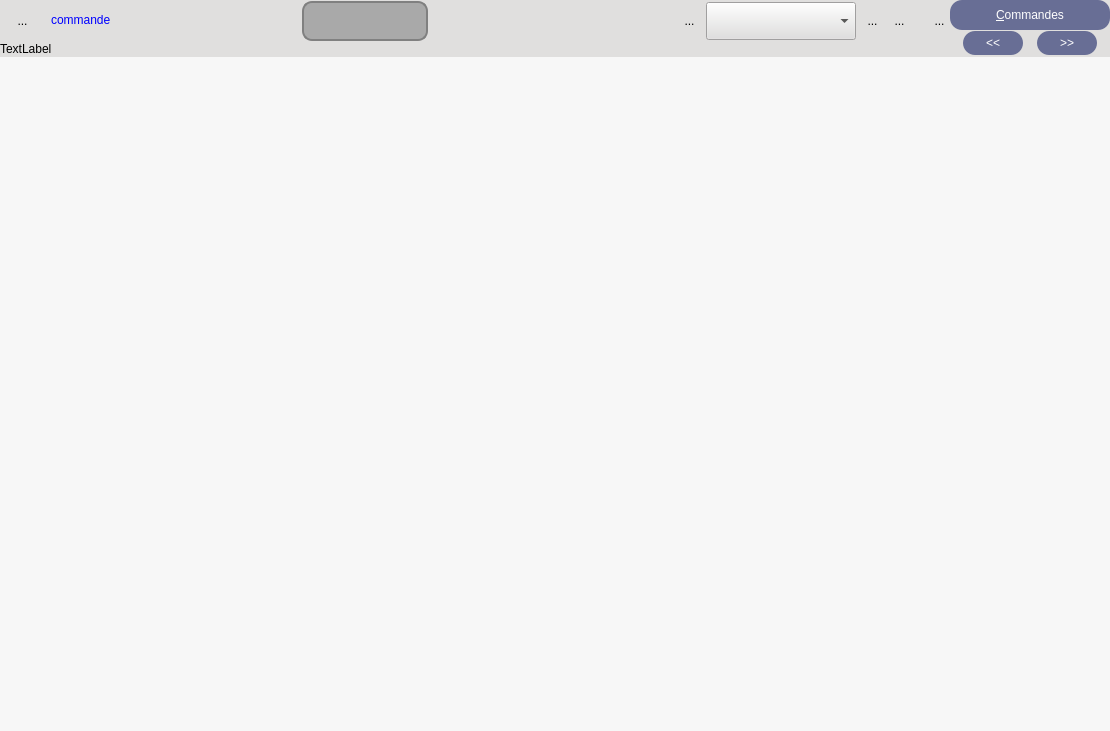
<?xml version="1.0" encoding="UTF-8"?>
<ui version="4.0">
 <class>WidgetCommande</class>
 <widget class="QWidget" name="WidgetCommande">
  <property name="geometry">
   <rect>
    <x>0</x>
    <y>0</y>
    <width>1110</width>
    <height>731</height>
   </rect>
  </property>
  <property name="sizePolicy">
   <sizepolicy hsizetype="Expanding" vsizetype="Expanding">
    <horstretch>0</horstretch>
    <verstretch>0</verstretch>
   </sizepolicy>
  </property>
  <property name="minimumSize">
   <size>
    <width>0</width>
    <height>0</height>
   </size>
  </property>
  <property name="windowTitle">
   <string>DCommandeUnique</string>
  </property>
  <property name="toolTip">
   <string/>
  </property>
  <property name="styleSheet">
   <string notr="true">background-color : rgb(224,223,222);
font : 'times' 9px</string>
  </property>
  <layout class="QVBoxLayout" name="verticalLayout_5">
   <property name="spacing">
    <number>0</number>
   </property>
   <property name="margin">
    <number>0</number>
   </property>
   <item>
    <widget class="QWidget" name="frameAffichage" native="true">
     <property name="sizePolicy">
      <sizepolicy hsizetype="Preferred" vsizetype="Fixed">
       <horstretch>0</horstretch>
       <verstretch>0</verstretch>
      </sizepolicy>
     </property>
     <property name="minimumSize">
      <size>
       <width>0</width>
       <height>8</height>
      </size>
     </property>
     <property name="maximumSize">
      <size>
       <width>16777215</width>
       <height>75</height>
      </size>
     </property>
     <property name="styleSheet">
      <string notr="true">background-color:rgb(224,223,222)</string>
     </property>
     <layout class="QHBoxLayout" name="horizontalLayout_2">
      <property name="spacing">
       <number>0</number>
      </property>
      <property name="margin">
       <number>0</number>
      </property>
      <item>
       <layout class="QVBoxLayout" name="verticalLayout_3">
        <property name="spacing">
         <number>0</number>
        </property>
        <item>
         <layout class="QHBoxLayout" name="horizontalLayout">
          <item>
           <spacer name="horizontalSpacer_5">
            <property name="orientation">
             <enum>Qt::Horizontal</enum>
            </property>
            <property name="sizeType">
             <enum>QSizePolicy::Fixed</enum>
            </property>
            <property name="sizeHint" stdset="0">
             <size>
              <width>13</width>
              <height>20</height>
             </size>
            </property>
           </spacer>
          </item>
          <item>
           <widget class="MonBoutonValide" name="RBValide">
            <property name="minimumSize">
             <size>
              <width>17</width>
              <height>31</height>
             </size>
            </property>
            <property name="maximumSize">
             <size>
              <width>21</width>
              <height>31</height>
             </size>
            </property>
            <property name="focusPolicy">
             <enum>Qt::ClickFocus</enum>
            </property>
            <property name="toolTip">
             <string>Affiche le rapport de validité de la commande</string>
            </property>
            <property name="styleSheet">
             <string notr="true">border : 0px</string>
            </property>
            <property name="text">
             <string>...</string>
            </property>
            <property name="icon">
             <iconset>
              <normaloff>../../../.designer/Editeur/icons/ast-green-ball.png</normaloff>../../../.designer/Editeur/icons/ast-green-ball.png</iconset>
            </property>
            <property name="iconSize">
             <size>
              <width>21</width>
              <height>31</height>
             </size>
            </property>
           </widget>
          </item>
          <item>
           <spacer name="horizontalSpacer_3">
            <property name="orientation">
             <enum>Qt::Horizontal</enum>
            </property>
            <property name="sizeType">
             <enum>QSizePolicy::Fixed</enum>
            </property>
            <property name="sizeHint" stdset="0">
             <size>
              <width>13</width>
              <height>20</height>
             </size>
            </property>
           </spacer>
          </item>
          <item>
           <widget class="MonLabelClic" name="labelNomCommande">
            <property name="sizePolicy">
             <sizepolicy hsizetype="MinimumExpanding" vsizetype="Fixed">
              <horstretch>0</horstretch>
              <verstretch>0</verstretch>
             </sizepolicy>
            </property>
            <property name="minimumSize">
             <size>
              <width>150</width>
              <height>31</height>
             </size>
            </property>
            <property name="frameShape">
             <enum>QFrame::NoFrame</enum>
            </property>
            <property name="frameShadow">
             <enum>QFrame::Raised</enum>
            </property>
            <property name="text">
             <string>&lt;html&gt;&lt;head/&gt;&lt;body&gt;&lt;p&gt;&lt;span style=&quot; color:#0000ff;&quot;&gt;commande &lt;/span&gt;&lt;/p&gt;&lt;/body&gt;&lt;/html&gt;</string>
            </property>
           </widget>
          </item>
          <item>
           <widget class="QLineEdit" name="LENom">
            <property name="sizePolicy">
             <sizepolicy hsizetype="Fixed" vsizetype="Preferred">
              <horstretch>0</horstretch>
              <verstretch>0</verstretch>
             </sizepolicy>
            </property>
            <property name="minimumSize">
             <size>
              <width>0</width>
              <height>40</height>
             </size>
            </property>
            <property name="maximumSize">
             <size>
              <width>16777215</width>
              <height>200</height>
             </size>
            </property>
            <property name="toolTip">
             <string>Nom de l'objet. Seuls, les objets valides peuvent être nommés</string>
            </property>
            <property name="styleSheet">
             <string notr="true"> QLineEdit {
     border: 2px solid gray;
     border-radius: 10px;
     padding: 0 8px;
     background: darkgray;
   /*  selection-background-color: darkgray;*/
 }
QLineEdit:disabled
{
    background: lightgray;
}
/*read-only {
     background: lightblue;*/</string>
            </property>
            <property name="readOnly">
             <bool>false</bool>
            </property>
           </widget>
          </item>
          <item>
           <spacer name="horizontalSpacer_7">
            <property name="orientation">
             <enum>Qt::Horizontal</enum>
            </property>
            <property name="sizeHint" stdset="0">
             <size>
              <width>18</width>
              <height>17</height>
             </size>
            </property>
           </spacer>
          </item>
          <item>
           <widget class="QToolButton" name="RBRun">
            <property name="minimumSize">
             <size>
              <width>21</width>
              <height>31</height>
             </size>
            </property>
            <property name="maximumSize">
             <size>
              <width>21</width>
              <height>31</height>
             </size>
            </property>
            <property name="focusPolicy">
             <enum>Qt::ClickFocus</enum>
            </property>
            <property name="toolTip">
             <string>Lance un script associé à la commande</string>
            </property>
            <property name="styleSheet">
             <string notr="true">border : 0px</string>
            </property>
            <property name="text">
             <string>...</string>
            </property>
            <property name="icon">
             <iconset>
              <normaloff>../../../.designer/Editeur/icons/roue.png</normaloff>../../../.designer/Editeur/icons/roue.png</iconset>
            </property>
            <property name="iconSize">
             <size>
              <width>21</width>
              <height>31</height>
             </size>
            </property>
           </widget>
          </item>
          <item>
           <widget class="QComboBox" name="CBScripts">
            <property name="sizePolicy">
             <sizepolicy hsizetype="Preferred" vsizetype="Fixed">
              <horstretch>0</horstretch>
              <verstretch>0</verstretch>
             </sizepolicy>
            </property>
            <property name="minimumSize">
             <size>
              <width>150</width>
              <height>38</height>
             </size>
            </property>
            <property name="frame">
             <bool>true</bool>
            </property>
           </widget>
          </item>
          <item>
           <widget class="QToolButton" name="RBRegle">
            <property name="minimumSize">
             <size>
              <width>21</width>
              <height>31</height>
             </size>
            </property>
            <property name="maximumSize">
             <size>
              <width>31</width>
              <height>31</height>
             </size>
            </property>
            <property name="focusPolicy">
             <enum>Qt::ClickFocus</enum>
            </property>
            <property name="toolTip">
             <string>affiche les régles de validité</string>
            </property>
            <property name="styleSheet">
             <string notr="true">border : 0px</string>
            </property>
            <property name="text">
             <string>...</string>
            </property>
            <property name="icon">
             <iconset>
              <normaloff>../../../.designer/Editeur/icons/lettreRblanc30.png</normaloff>../../../.designer/Editeur/icons/lettreRblanc30.png</iconset>
            </property>
            <property name="iconSize">
             <size>
              <width>21</width>
              <height>31</height>
             </size>
            </property>
           </widget>
          </item>
          <item>
           <widget class="QToolButton" name="RBInfo">
            <property name="minimumSize">
             <size>
              <width>21</width>
              <height>31</height>
             </size>
            </property>
            <property name="maximumSize">
             <size>
              <width>31</width>
              <height>31</height>
             </size>
            </property>
            <property name="focusPolicy">
             <enum>Qt::ClickFocus</enum>
            </property>
            <property name="toolTip">
             <string>ouvre un navigateur sur l'aide contextuelle</string>
            </property>
            <property name="styleSheet">
             <string notr="true">border : 0px</string>
            </property>
            <property name="text">
             <string>...</string>
            </property>
            <property name="icon">
             <iconset>
              <normaloff>../../../.designer/Editeur/icons/point-interrogation.png</normaloff>../../../.designer/Editeur/icons/point-interrogation.png</iconset>
            </property>
            <property name="iconSize">
             <size>
              <width>21</width>
              <height>31</height>
             </size>
            </property>
           </widget>
          </item>
          <item>
           <spacer name="horizontalSpacer_4">
            <property name="orientation">
             <enum>Qt::Horizontal</enum>
            </property>
            <property name="sizeType">
             <enum>QSizePolicy::Fixed</enum>
            </property>
            <property name="sizeHint" stdset="0">
             <size>
              <width>13</width>
              <height>20</height>
             </size>
            </property>
           </spacer>
          </item>
          <item>
           <widget class="QToolButton" name="RBPoubelle">
            <property name="minimumSize">
             <size>
              <width>21</width>
              <height>31</height>
             </size>
            </property>
            <property name="maximumSize">
             <size>
              <width>21</width>
              <height>31</height>
             </size>
            </property>
            <property name="focusPolicy">
             <enum>Qt::ClickFocus</enum>
            </property>
            <property name="toolTip">
             <string>Détruit la commande</string>
            </property>
            <property name="styleSheet">
             <string notr="true">border : 0px</string>
            </property>
            <property name="text">
             <string>...</string>
            </property>
            <property name="icon">
             <iconset>
              <normaloff>../../../.designer/Editeur/icons/deleteRond.png</normaloff>../../../.designer/Editeur/icons/deleteRond.png</iconset>
            </property>
            <property name="iconSize">
             <size>
              <width>21</width>
              <height>31</height>
             </size>
            </property>
           </widget>
          </item>
         </layout>
        </item>
        <item>
         <widget class="QLabel" name="labelDoc">
          <property name="sizePolicy">
           <sizepolicy hsizetype="Preferred" vsizetype="Fixed">
            <horstretch>0</horstretch>
            <verstretch>0</verstretch>
           </sizepolicy>
          </property>
          <property name="text">
           <string>TextLabel</string>
          </property>
         </widget>
        </item>
       </layout>
      </item>
      <item>
       <layout class="QVBoxLayout" name="verticalLayout_2">
        <property name="spacing">
         <number>1</number>
        </property>
        <property name="sizeConstraint">
         <enum>QLayout::SetFixedSize</enum>
        </property>
        <item>
         <widget class="QPushButton" name="bCatalogue">
          <property name="sizePolicy">
           <sizepolicy hsizetype="Fixed" vsizetype="Fixed">
            <horstretch>0</horstretch>
            <verstretch>0</verstretch>
           </sizepolicy>
          </property>
          <property name="minimumSize">
           <size>
            <width>160</width>
            <height>30</height>
           </size>
          </property>
          <property name="focusPolicy">
           <enum>Qt::ClickFocus</enum>
          </property>
          <property name="toolTip">
           <string>Affiche les commandes possibles</string>
          </property>
          <property name="styleSheet">
           <string notr="true">background-color:rgb(104,110,149);
color :white;
border-radius : 12px
</string>
          </property>
          <property name="text">
           <string>&amp;Commandes</string>
          </property>
          <property name="shortcut">
           <string>Shift+A, Alt+A, Alt+A, Alt+A</string>
          </property>
          <property name="autoDefault">
           <bool>true</bool>
          </property>
          <property name="default">
           <bool>true</bool>
          </property>
         </widget>
        </item>
        <item>
         <layout class="QHBoxLayout" name="horizontalLayout_3">
          <property name="spacing">
           <number>1</number>
          </property>
          <item>
           <widget class="QPushButton" name="bAvant">
            <property name="sizePolicy">
             <sizepolicy hsizetype="Fixed" vsizetype="Fixed">
              <horstretch>0</horstretch>
              <verstretch>0</verstretch>
             </sizepolicy>
            </property>
            <property name="minimumSize">
             <size>
              <width>60</width>
              <height>24</height>
             </size>
            </property>
            <property name="maximumSize">
             <size>
              <width>60</width>
              <height>24</height>
             </size>
            </property>
            <property name="focusPolicy">
             <enum>Qt::ClickFocus</enum>
            </property>
            <property name="toolTip">
             <string>Affiche le formulaire de la commande précédente</string>
            </property>
            <property name="styleSheet">
             <string notr="true">background-color:rgb(104,110,149);
color :white;
border-radius : 12px
</string>
            </property>
            <property name="text">
             <string>&lt;&lt;</string>
            </property>
            <property name="shortcut">
             <string>Shift+A, Alt+A, Alt+A, Alt+A</string>
            </property>
            <property name="autoDefault">
             <bool>true</bool>
            </property>
            <property name="default">
             <bool>true</bool>
            </property>
           </widget>
          </item>
          <item>
           <widget class="QPushButton" name="bApres">
            <property name="sizePolicy">
             <sizepolicy hsizetype="Fixed" vsizetype="Fixed">
              <horstretch>0</horstretch>
              <verstretch>0</verstretch>
             </sizepolicy>
            </property>
            <property name="minimumSize">
             <size>
              <width>60</width>
              <height>24</height>
             </size>
            </property>
            <property name="maximumSize">
             <size>
              <width>60</width>
              <height>24</height>
             </size>
            </property>
            <property name="focusPolicy">
             <enum>Qt::ClickFocus</enum>
            </property>
            <property name="toolTip">
             <string>Affiche le formulaire de la commande suivante</string>
            </property>
            <property name="styleSheet">
             <string notr="true">background-color:rgb(104,110,149);
color :white;
border-radius : 12px
</string>
            </property>
            <property name="text">
             <string>&gt;&gt;</string>
            </property>
            <property name="shortcut">
             <string>Shift+A, Alt+A, Alt+A, Alt+A</string>
            </property>
            <property name="autoDefault">
             <bool>true</bool>
            </property>
            <property name="default">
             <bool>true</bool>
            </property>
           </widget>
          </item>
         </layout>
        </item>
        <item>
         <spacer name="verticalSpacer_2">
          <property name="orientation">
           <enum>Qt::Vertical</enum>
          </property>
          <property name="sizeHint" stdset="0">
           <size>
            <width>20</width>
            <height>2</height>
           </size>
          </property>
         </spacer>
        </item>
       </layout>
      </item>
     </layout>
    </widget>
   </item>
   <item>
    <widget class="QScrollArea" name="scrollAreaCommandes">
     <property name="minimumSize">
      <size>
       <width>0</width>
       <height>81</height>
      </size>
     </property>
     <property name="styleSheet">
      <string notr="true">background : rgb(247,247,247)


</string>
     </property>
     <property name="frameShape">
      <enum>QFrame::NoFrame</enum>
     </property>
     <property name="verticalScrollBarPolicy">
      <enum>Qt::ScrollBarAsNeeded</enum>
     </property>
     <property name="horizontalScrollBarPolicy">
      <enum>Qt::ScrollBarAsNeeded</enum>
     </property>
     <property name="widgetResizable">
      <bool>true</bool>
     </property>
     <widget class="QWidget" name="scrollAreaWidgetContents">
      <property name="geometry">
       <rect>
        <x>0</x>
        <y>0</y>
        <width>1110</width>
        <height>669</height>
       </rect>
      </property>
      <layout class="QVBoxLayout" name="verticalLayoutCommande">
       <property name="spacing">
        <number>0</number>
       </property>
       <property name="margin">
        <number>0</number>
       </property>
       <item>
        <layout class="QVBoxLayout" name="commandesLayout">
         <property name="spacing">
          <number>0</number>
         </property>
        </layout>
       </item>
      </layout>
     </widget>
    </widget>
   </item>
  </layout>
 </widget>
 <layoutdefault spacing="6" margin="11"/>
 <pixmapfunction>qPixmapFromMimeSource</pixmapfunction>
 <customwidgets>
  <customwidget>
   <class>MonBoutonValide</class>
   <extends>QToolButton</extends>
   <header>monBoutonValide.h</header>
  </customwidget>
  <customwidget>
   <class>MonLabelClic</class>
   <extends>QLabel</extends>
   <header>monLabelClic.h</header>
  </customwidget>
 </customwidgets>
 <tabstops>
  <tabstop>LENom</tabstop>
 </tabstops>
 <resources/>
 <connections/>
</ui>
